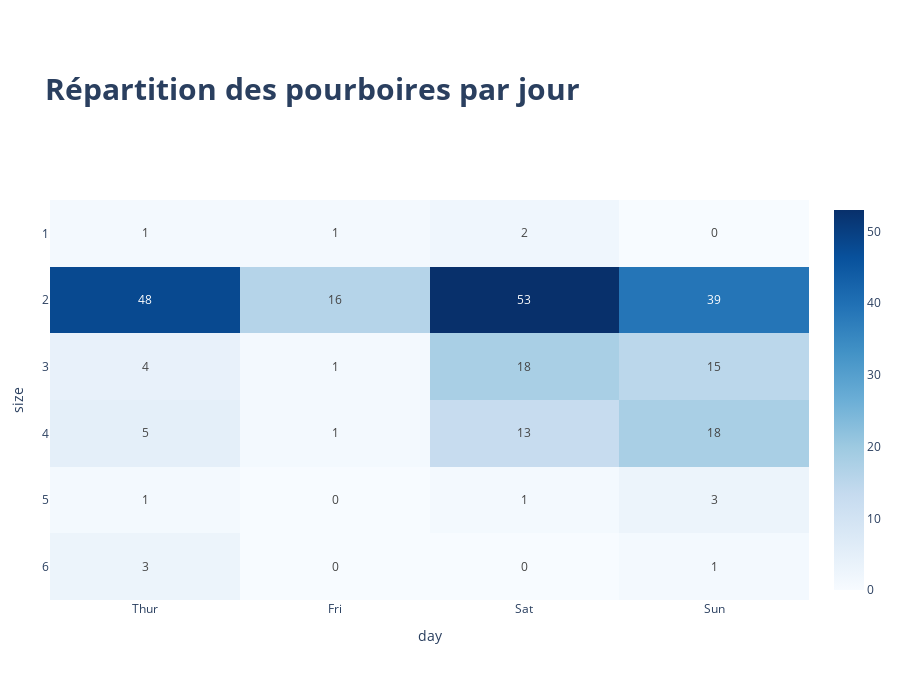

The cell this chart's notebook holds for it:
### Code cell
order = ["Thur", "Fri", "Sat", "Sun"]
fig = px.imshow(pd.crosstab(df["size"], df["day"])[order], text_auto=True, aspect="auto", color_continuous_scale="Blues")
fig.update_layout(
    template="plotly_white",
    title=dict(
        text="<b>Répartition des pourboires par jour</b>",
        font_size=30,
        ),
    margin=dict(
        l=50,
        r=50,
        b=100,
        t=200
    ),
    width=900,
    height=700,
    showlegend=False)
fig.show()

### Figure 1 — Plotly figure (JSON) as saved in the notebook; plotly's stock layout.template omitted (floating-point values rounded to 4 significant figures)
{"data": [{"coloraxis": "coloraxis", "hovertemplate": "day: %{x}<br>size: %{y}<br>color: %{z}<extra></extra>", "name": "0", "texttemplate": "%{z}", "type": "heatmap", "x": ["Thur", "Fri", "Sat", "Sun"], "xaxis": "x", "y": [1, 2, 3, 4, 5, 6], "yaxis": "y", "z": [[1, 1, 2, 0], [48, 16, 53, 39], [4, 1, 18, 15], [5, 1, 13, 18], [1, 0, 1, 3], [3, 0, 0, 1]]}], "layout": {"coloraxis": {"colorscale": [[0, "rgb(247,251,255)"], [0.125, "rgb(222,235,247)"], [0.25, "rgb(198,219,239)"], [0.375, "rgb(158,202,225)"], [0.5, "rgb(107,174,214)"], [0.625, "rgb(66,146,198)"], [0.75, "rgb(33,113,181)"], [0.875, "rgb(8,81,156)"], [1, "rgb(8,48,107)"]]}, "height": 700, "margin": {"b": 100, "l": 50, "r": 50, "t": 200}, "showlegend": false, "title": {"font": {"size": 30}, "text": "<b>Répartition des pourboires par jour</b>"}, "width": 900, "xaxis": {"anchor": "y", "domain": [0, 1], "title": {"text": "day"}}, "yaxis": {"anchor": "x", "autorange": "reversed", "domain": [0, 1], "title": {"text": "size"}}}}
